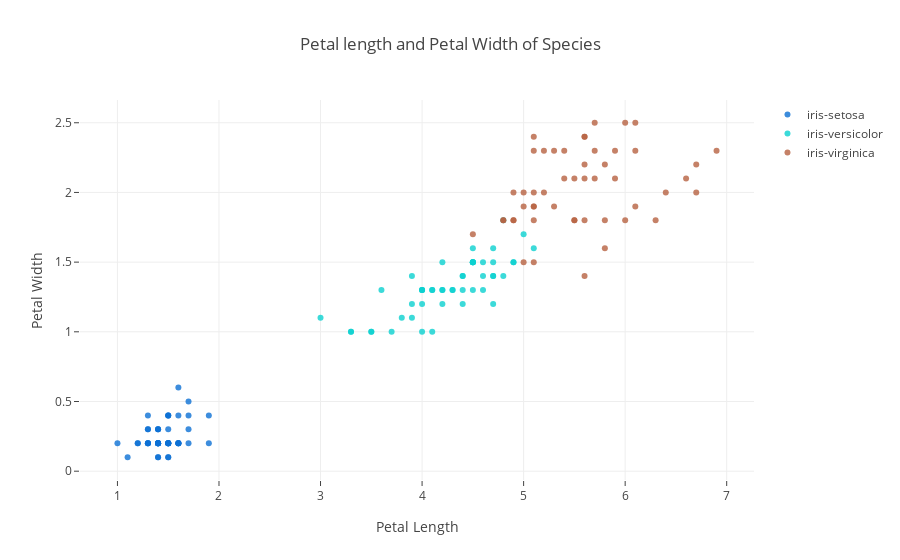

Source (notebook cell):
### Code cell
fig=dict(data=data_list,layout=layout)
py.offline.iplot(fig)

### Figure 1 — Plotly figure (JSON) as saved in the notebook; plotly's stock layout.template omitted (floating-point values rounded to 4 significant figures)
{"data": [{"marker": {"color": "rgba(12, 112, 212, 0.8)"}, "mode": "markers", "name": "iris-setosa", "text": ["iris-sesota", "iris-sesota", "iris-sesota", "iris-sesota", "iris-sesota", "iris-sesota", "iris-sesota", "iris-sesota", "iris-sesota", "iris-sesota", "iris-sesota", "iris-sesota", "iris-sesota", "iris-sesota", "iris-sesota", "iris-sesota", "iris-sesota", "iris-sesota", "iris-sesota", "iris-sesota", "iris-sesota", "iris-sesota", "iris-sesota", "iris-sesota", "iris-sesota", "iris-sesota", "iris-sesota", "iris-sesota", "iris-sesota", "iris-sesota", "iris-sesota", "iris-sesota", "iris-sesota", "iris-sesota", "iris-sesota", "iris-sesota", "iris-sesota", "iris-sesota", "iris-sesota", "iris-sesota", "iris-sesota", "iris-sesota", "iris-sesota", "iris-sesota", "iris-sesota", "iris-sesota", "iris-sesota", "iris-sesota", "iris-sesota", "iris-sesota"], "type": "scatter", "uid": "41cc4042-2897-4741-837d-291f6ffce2c7", "x": [1.4, 1.4, 1.3, 1.5, 1.4, 1.7, 1.4, 1.5, 1.4, 1.5, 1.5, 1.6, 1.4, 1.1, 1.2, 1.5, 1.3, 1.4, 1.7, 1.5, 1.7, 1.5, 1, 1.7, 1.9, 1.6, 1.6, 1.5, 1.4, 1.6, 1.6, 1.5, 1.5, 1.4, 1.5, 1.2, 1.3, 1.4, 1.3, 1.5, 1.3, 1.3, 1.3, 1.6, 1.9, 1.4, 1.6, 1.4, 1.5, 1.4], "y": [0.2, 0.2, 0.2, 0.2, 0.2, 0.4, 0.3, 0.2, 0.2, 0.1, 0.2, 0.2, 0.1, 0.1, 0.2, 0.4, 0.4, 0.3, 0.3, 0.3, 0.2, 0.4, 0.2, 0.5, 0.2, 0.2, 0.4, 0.2, 0.2, 0.2, 0.2, 0.4, 0.1, 0.2, 0.2, 0.2, 0.2, 0.1, 0.2, 0.2, 0.3, 0.3, 0.2, 0.6, 0.4, 0.3, 0.2, 0.2, 0.2, 0.2]}, {"marker": {"color": "rgba(11, 209, 208, 0.8)"}, "mode": "markers", "name": "iris-versicolor", "text": ["iris-versicolor", "iris-versicolor", "iris-versicolor", "iris-versicolor", "iris-versicolor", "iris-versicolor", "iris-versicolor", "iris-versicolor", "iris-versicolor", "iris-versicolor", "iris-versicolor", "iris-versicolor", "iris-versicolor", "iris-versicolor", "iris-versicolor", "iris-versicolor", "iris-versicolor", "iris-versicolor", "iris-versicolor", "iris-versicolor", "iris-versicolor", "iris-versicolor", "iris-versicolor", "iris-versicolor", "iris-versicolor", "iris-versicolor", "iris-versicolor", "iris-versicolor", "iris-versicolor", "iris-versicolor", "iris-versicolor", "iris-versicolor", "iris-versicolor", "iris-versicolor", "iris-versicolor", "iris-versicolor", "iris-versicolor", "iris-versicolor", "iris-versicolor", "iris-versicolor", "iris-versicolor", "iris-versicolor", "iris-versicolor", "iris-versicolor", "iris-versicolor", "iris-versicolor", "iris-versicolor", "iris-versicolor", "iris-versicolor", "iris-versicolor"], "type": "scatter", "uid": "43f8c8c6-e6e5-4f14-ac4c-2d36ec3447c9", "x": [4.7, 4.5, 4.9, 4, 4.6, 4.5, 4.7, 3.3, 4.6, 3.9, 3.5, 4.2, 4, 4.7, 3.6, 4.4, 4.5, 4.1, 4.5, 3.9, 4.8, 4, 4.9, 4.7, 4.3, 4.4, 4.8, 5, 4.5, 3.5, 3.8, 3.7, 3.9, 5.1, 4.5, 4.5, 4.7, 4.4, 4.1, 4, 4.4, 4.6, 4, 3.3, 4.2, 4.2, 4.2, 4.3, 3, 4.1], "y": [1.4, 1.5, 1.5, 1.3, 1.5, 1.3, 1.6, 1, 1.3, 1.4, 1, 1.5, 1, 1.4, 1.3, 1.4, 1.5, 1, 1.5, 1.1, 1.8, 1.3, 1.5, 1.2, 1.3, 1.4, 1.4, 1.7, 1.5, 1, 1.1, 1, 1.2, 1.6, 1.5, 1.6, 1.5, 1.3, 1.3, 1.3, 1.2, 1.4, 1.2, 1, 1.3, 1.2, 1.3, 1.3, 1.1, 1.3]}, {"marker": {"color": "rgba(183, 98, 65, 0.8)"}, "mode": "markers", "name": "iris-virginica", "text": ["iris-virginica", "iris-virginica", "iris-virginica", "iris-virginica", "iris-virginica", "iris-virginica", "iris-virginica", "iris-virginica", "iris-virginica", "iris-virginica", "iris-virginica", "iris-virginica", "iris-virginica", "iris-virginica", "iris-virginica", "iris-virginica", "iris-virginica", "iris-virginica", "iris-virginica", "iris-virginica", "iris-virginica", "iris-virginica", "iris-virginica", "iris-virginica", "iris-virginica", "iris-virginica", "iris-virginica", "iris-virginica", "iris-virginica", "iris-virginica", "iris-virginica", "iris-virginica", "iris-virginica", "iris-virginica", "iris-virginica", "iris-virginica", "iris-virginica", "iris-virginica", "iris-virginica", "iris-virginica", "iris-virginica", "iris-virginica", "iris-virginica", "iris-virginica", "iris-virginica", "iris-virginica", "iris-virginica", "iris-virginica", "iris-virginica", "iris-virginica"], "type": "scatter", "uid": "a090808c-fb73-4480-8f1a-b78e673df074", "x": [6, 5.1, 5.9, 5.6, 5.8, 6.6, 4.5, 6.3, 5.8, 6.1, 5.1, 5.3, 5.5, 5, 5.1, 5.3, 5.5, 6.7, 6.9, 5, 5.7, 4.9, 6.7, 4.9, 5.7, 6, 4.8, 4.9, 5.6, 5.8, 6.1, 6.4, 5.6, 5.1, 5.6, 6.1, 5.6, 5.5, 4.8, 5.4, 5.6, 5.1, 5.1, 5.9, 5.7, 5.2, 5, 5.2, 5.4, 5.1], "y": [2.5, 1.9, 2.1, 1.8, 2.2, 2.1, 1.7, 1.8, 1.8, 2.5, 2, 1.9, 2.1, 2, 2.4, 2.3, 1.8, 2.2, 2.3, 1.5, 2.3, 2, 2, 1.8, 2.1, 1.8, 1.8, 1.8, 2.1, 1.6, 1.9, 2, 2.2, 1.5, 1.4, 2.3, 2.4, 1.8, 1.8, 2.1, 2.4, 2.3, 1.9, 2.3, 2.5, 2.3, 1.9, 2, 2.3, 1.8]}], "layout": {"title": {"text": "Petal length and Petal Width of Species"}, "xaxis": {"ticklen": 5, "title": {"text": "Petal Length"}, "zeroline": false}, "yaxis": {"ticklen": 5, "title": {"text": "Petal Width"}, "zeroline": false}}}
